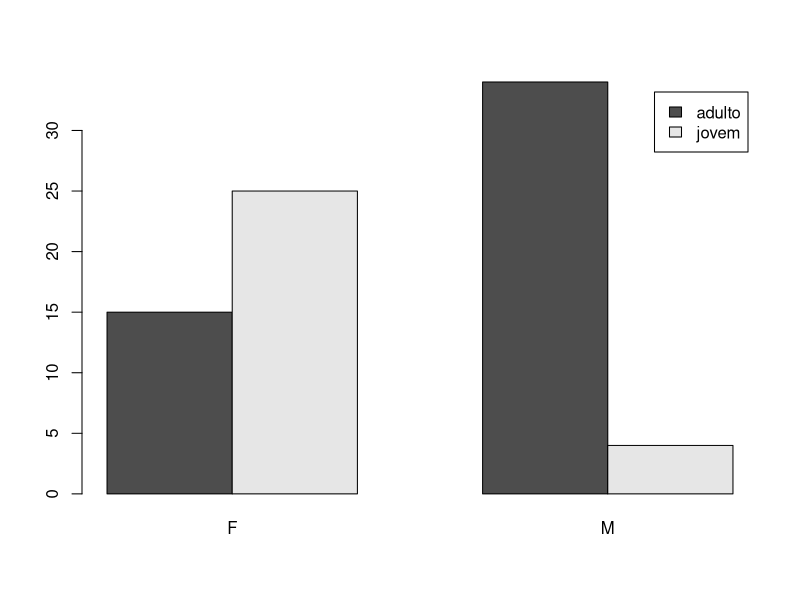
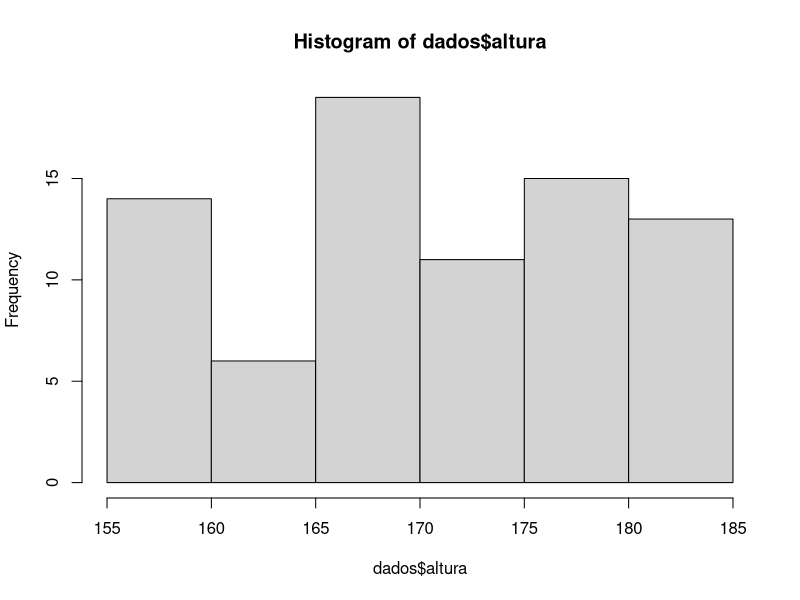
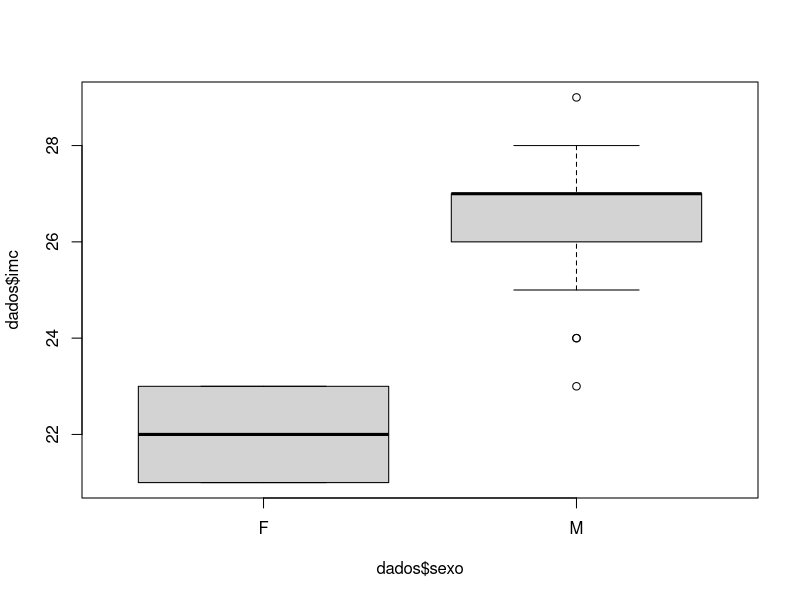

Recreate these plots in R, in order.
#script aula 7 praticando uso de branchs

#-=-=-=leitura e manipulação de dados limpos=-=-=-
dados = read.csv("dados-aula-7-limpo.csv", header=TRUE,sep=",")

#-=-=-=vendo estrutura=-=-=-
str(dados)
head(dados)

#-=-=-=calculo imc=-=-=-
dados$imc = dados$peso / ((dados$altura/100)^2)
View(dados)
dados$imc = round(dados$imc, 0) #quis arredondar as casas decimais

#-=-=-=faixa etaria=-=-=-
dados$faixa_etaria = ifelse(dados$idade < 30, "jovem",
                            ifelse(dados$idade < 60, "adulto","idoso"))
dados$faixa_etaria = factor(dados$faixa_etaria)

#-=-=-=analise descritiva com distribuição de frequencias e com graficos=-=-=-

table(dados$sexo) 
barplot(table(dados$faixa_etaria, dados$sexo), beside = TRUE, legend = TRUE )
hist(dados$altura)
boxplot(dados$imc ~ dados$sexo)
        
#-=-=-=analise descritiva com medidas descritivas=-=-=-

#-=-=-=idade=-=-=-
min_idade = min(dados$idade)
max_idade = max(dados$idade)
mediana_idade = median(dados$idade)
media_idade = mean(dados$idade)
desvio_idade = sd(dados$idade)

#-=-=-=altura=-=-=-
min_altura = min(dados$altura)
max_altura = max(dados$altura)
mediana_altura = median(dados$altura)
media_altura = mean(dados$altura)
desvio_altura = sd(dados$altura)

#-=-=-=peso=-=-=-
min_peso = min(dados$peso)
max_peso = max(dados$peso)
mediana_peso = median(dados$peso)
media_peso = mean(dados$peso)
desvio_peso = sd(dados$peso)

#-=-=-=imc=-=-=-
min_imc = min(dados$imc)
max_imc = max(dados$imc)
mediana_imc = median(dados$imc)
media_imc = mean(dados$imc)
desvio_imc = sd(dados$imc)
